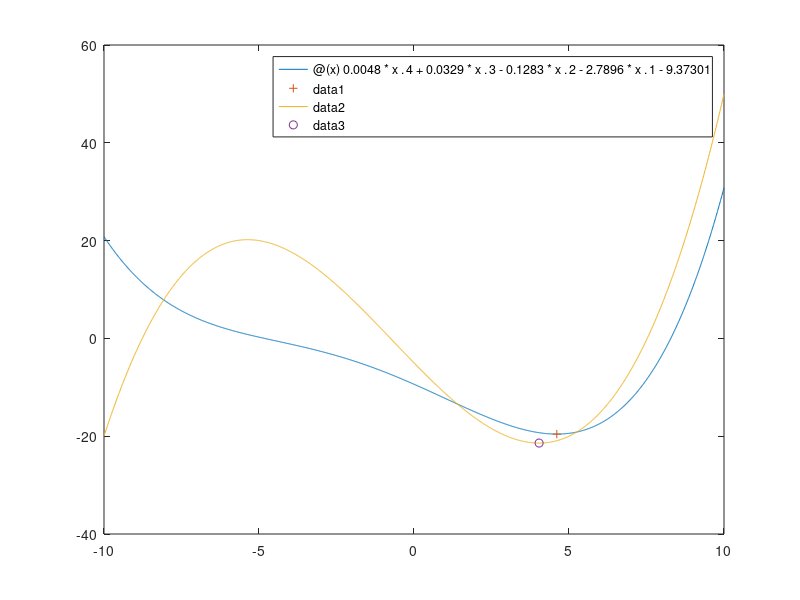

Reproduce this figure in MATLAB. (Note: this script raises an error after producing the figure.)
%% Andrew Rearson MECE 620.01 Intro To Optimal Design
clc;
clear;
format compact;
n = 1;
%% Function Definition
% given info
interval = [-10, 10];
eps = [.1 , .01, .001];

% functions
mainFunction = @(x) 0.0048 * x.^4 + 0.0329 * x.^3 - 0.1283 * x.^2 - 2.7896 * x.^1 - 9.37301;
mnFn = [0.0048, 0.0329, - 0.1283, - 2.7896, - 9.37301];
sol = fminbnd(mainFunction,interval(1),interval(2));
Fsol = polyval(mnFn,sol);
opt = [sol, Fsol]
% Plots of function and ideal point
% figure
fplot(mainFunction, interval);
hold on
plot(opt(1),opt(2),'+');

% second function stuff
secondFunct = @(q) .1 * q.^3 + 0.2 * q.^2 - 6.5 * q - 5;
scFN = [.1 ,+ 0.2 , - 6.5 , - 5];
fplot(secondFunct,interval);
sol2 = fminbnd(secondFunct,interval(1),interval(2));
Fsol2 = polyval(scFN,sol2);
opt2 = [sol2, Fsol2];
plot(opt2(1),opt2(2),'o');


% call class and pass the function
pt1 = functionsHW2(eps,mnFn,sol,interval);
pt2 = functionsHW2(eps,scFN,sol2,interval);


% large matrix initialize
biResults = zeros(3,7);
% TimeMatrix = zeros(4,3);
powellResults = zeros(3,7);
cubicResults = zeros(3,7);
gsResults = zeros(3,7);
gsTable = zeros(3*30,6);
% Results = zeros(3,3,3);

% %{
%% Bisection
j = 1;
for value=eps
    pt1.eps = value;
    tic
    biResults(j,:) = pt1.Bisection.biRes;
    biResults(j,end) = toc;
    j = j+1;
end
biResults

%% Powell's Method

j = 1;

for value=eps
    pt1.eps = value;
    tic
    powellResults(j,:) = pt1.Powell.powRes;
    powellResults(j,end) = toc;
    j = j+1;
end
powellResults

%% Cubic Search

j = 1;

for value=eps
    tic
    pt1.eps = value;
    cubicResults(j,:) = pt1.Cubic.cubRes;
    cubicResults(j,end) = toc;
    j = j+1;
end
cubicResults

%% Golden Section
j = 1;
for value=eps
    pt1.eps = value;
    tic
    gsResults(j,:) = pt1.GoldenSec.gsRes;
    gsResults(j,end) = toc;
    j = j+1;
end
gsResults
%}
%% results2
Results2 = zeros(16,7);
% methods = ['Bisection', 'Powell', 'Cubic', 'GoldenSec'];
% outputs = ['biRes', 'powRes', 'cubRes', 'gsRes'];
j=1;
for value=eps
    pt2.eps = value;
    tic
    Results2(j+0,:) = pt2.Bisection.biRes;
    Results2(j+0,end) = toc
    tic
    Results2(j+3,:) = pt2.Powell.powRes;
    Results2(j+3,end) = toc
    tic
    Results2(j+6,:) = pt2.Cubic.cubRes;
    Results2(j+6,end) = toc
    tic
    Results2(j+9,:) = pt2.GoldenSec.gsRes;
    Results2(j+9,end) = toc
j = j+1;    
end

%% Outputs
Results = [biResults;powellResults;cubicResults;gsResults]
Results2
plotthings = ['^','v','<','>'];
for j = 0:2
    for i = 1:4
        plot(Results(j*4+i,6), Results(j*4+i,5),plotthings(j+1));
        plot(Results(j*4+i,6), Results(j*4+i,5),plotthings(j+1));
%         out = [Results(j*4+i,6), Results(j*4+i,5)]
    end
end
hold off